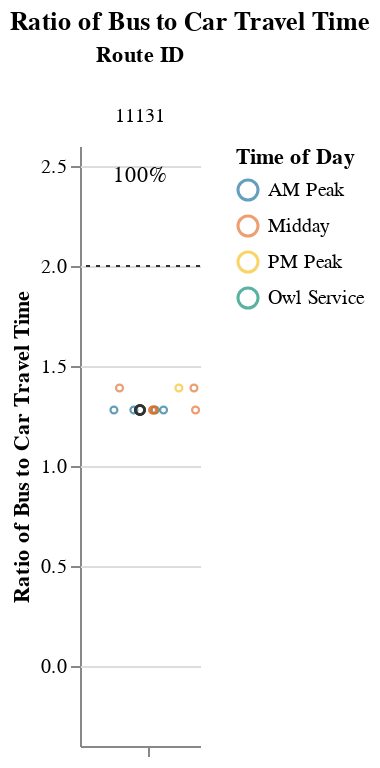
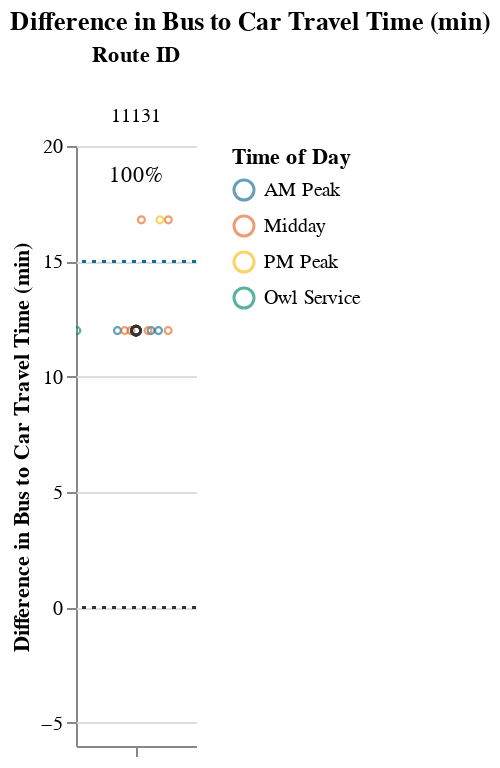

The notebook cell saved with these charts, in order:
### Markdown cell above
## Viable Competitive Routes
### Short Routes (< 1 hr)

### Code cell
# Allow for possibility that operator doesn't have routes that fall into certain route_groups
# But, jupyterbook will not like markdown with f-string
# separate out route_group and put in each cell, and use try/except + if to display...
# but all 3 route groups must be displayed. just add sentence about why no routes were returned at the end
route_group = "short"
try:
    subset_routes, mult, diff  = setup_charts(df, PCT_COMPETITIVE_THRESHOLD, route_group)
    
    if len(subset_routes) > 0:
        display(
            Markdown(
                f"{CAPTIONS_DICT[route_group]}"
                "Within each route group, routes are sorted in descending order "
                "by % competitive trips and # trips below the additional time cut-off."
            )
        )

        display(mult)
        display(diff)
except:
    print("No routes meet this criteria.")

### Figure 1 — Vega-Lite specification as saved in the notebook (floating-point values rounded to 4 significant figures)
{"config": {"view": {"continuousWidth": 400, "continuousHeight": 300, "stroke": null}, "facet": {"spacing": 0}}, "data": {"name": "data-5fb9f20070d05429487f5c6e23a5258e"}, "facet": {"column": {"field": "route_id", "sort": ["11131"], "title": "Route ID", "type": "nominal"}}, "spec": {"layer": [{"mark": {"type": "point", "opacity": 0.65, "size": 12, "strokeWidth": 1.1}, "encoding": {"color": {"field": "time_of_day", "scale": {"range": ["#136C97", "#E16B26", "#F6BF16", "#00896B", "#7790A3", "#5B559C"]}, "sort": ["AM Peak", "Midday", "PM Peak", "Owl Service"], "title": "Time of Day", "type": "nominal"}, "tooltip": [{"field": "route_id", "type": "nominal"}, {"field": "trip_id", "type": "nominal"}, {"field": "service_hours", "type": "quantitative"}, {"field": "car_duration_hours", "type": "quantitative"}, {"field": "bus_multiplier", "type": "quantitative"}, {"field": "bus_difference", "type": "quantitative"}, {"field": "num_trips", "type": "quantitative"}, {"field": "num_competitive", "type": "quantitative"}, {"field": "pct_trips_competitive", "type": "quantitative"}, {"field": "p25", "type": "quantitative"}, {"field": "p50", "type": "quantitative"}, {"field": "p75", "type": "quantitative"}], "x": {"axis": {"grid": false, "labels": false, "ticks": true, "values": [0]}, "field": "jitter", "scale": {}, "title": null, "type": "quantitative"}, "y": {"field": "bus_multiplier", "scale": {"domain": [-0.25, 2.5]}, "title": "Ratio of Bus to Car Travel Time", "type": "quantitative"}}, "selection": {"selector001": {"type": "interval", "bind": "scales", "encodings": ["x", "y"]}}, "transform": [{"calculate": "sqrt(-2*log(random()))*cos(2*PI*random())", "as": "jitter"}], "width": 60}, {"layer": [{"mark": {"type": "point", "opacity": 0.6, "size": 20, "strokeWidth": 1.3}, "encoding": {"color": {"value": "#323434"}, "y": {"field": "bus_multiplier", "type": "quantitative"}}, "transform": [{"filter": "(datum.p50_trip === 1)"}]}, {"mark": {"type": "rule", "strokeDash": [2, 3]}, "encoding": {"color": {"value": "#323434"}, "y": {"field": "cutoff", "type": "quantitative"}}}, {"mark": {"type": "text", "align": "center", "baseline": "middle"}, "encoding": {"color": {"value": "black"}, "text": {"field": "pct_trips_competitive", "format": ".0%", "type": "quantitative"}, "tooltip": [{"field": "route_id", "type": "nominal"}, {"field": "trip_id", "type": "nominal"}, {"field": "service_hours", "type": "quantitative"}, {"field": "car_duration_hours", "type": "quantitative"}, {"field": "bus_multiplier", "type": "quantitative"}, {"field": "bus_difference", "type": "quantitative"}, {"field": "num_trips", "type": "quantitative"}, {"field": "num_competitive", "type": "quantitative"}, {"field": "pct_trips_competitive", "type": "quantitative"}, {"field": "p25", "type": "quantitative"}, {"field": "p50", "type": "quantitative"}, {"field": "p75", "type": "quantitative"}], "x": {"value": 30}, "y": {"value": 15}}, "transform": [{"calculate": "sqrt(-2*log(random()))*cos(2*PI*random())", "as": "jitter"}, {"filter": "(datum.fastest_trip === 1)"}]}]}]}, "resolve": {"scale": {"y": "shared"}}, "title": "Ratio of Bus to Car Travel Time", "$schema": "https://vega.github.io/schema/vega-lite/v4.17.0.json", "datasets": {"data-5fb9f20070d05429487f5c6e23a5258e": [{"calitp_itp_id": 210, "trip_key": 3341563905747822614, "trip_id": "t_306562_b_16225_tn_0", "shape_id": "p_178929", "route_id": "11131", "service_hours": 0.92, "trip_first_departure_ts": 30000, "trip_last_arrival_ts": 33300, "departure_hour": 8, "time_of_day": "AM Peak", "p25": 0.92, "p50": 0.92, "p75": 0.96, "p50_trip": 1, "fastest_trip": 0, "car_duration_hours": 0.72, "competitive_route": 1, "bus_multiplier": 1.28, "bus_difference": 12.0, "num_trips": 11, "num_competitive": 11, "pct_trips_competitive": 1.0, "bus_difference_spread": 4.8, "route_group": "short", "max_trip_hrs": 1.0, "max_trip_route_group": 1.0, "name": "City of Moorpark", "caltrans_district": "07 - Los Angeles", "drmt_organization_name": null, "cutoff2": 15.0, "cutoff": 2}, {"calitp_itp_id": 210, "trip_key": -2130872789536584285, "trip_id": "t_306559_b_16225_tn_0", "shape_id": "p_178928", "route_id": "11131", "service_hours": 0.92, "trip_first_departure_ts": 22500, "trip_last_arrival_ts": 25800, "departure_hour": 6, "time_of_day": "Owl Service", "p25": 0.92, "p50": 0.92, "p75": 0.96, "p50_trip": 1, "fastest_trip": 0, "car_duration_hours": 0.72, "competitive_route": 1, "bus_multiplier": 1.28, "bus_difference": 12.0, "num_trips": 11, "num_competitive": 11, "pct_trips_competitive": 1.0, "bus_difference_spread": 4.8, "route_group": "short", "max_trip_hrs": 1.0, "max_trip_route_group": 1.0, "name": "City of Moorpark", "caltrans_district": "07 - Los Angeles", "drmt_organization_name": null, "cutoff2": 15.0, "cutoff": 2}, {"calitp_itp_id": 210, "trip_key": 5586849125469743557, "trip_id": "t_306560_b_16225_tn_0", "shape_id": "p_178929", "route_id": "11131", "service_hours": 0.92, "trip_first_departure_ts": 26400, "trip_last_arrival_ts": 29700, "departure_hour": 7, "time_of_day": "AM Peak", "p25": 0.92, "p50": 0.92, "p75": 0.96, "p50_trip": 1, "fastest_trip": 0, "car_duration_hours": 0.72, "competitive_route": 1, "bus_multiplier": 1.28, "bus_difference": 12.0, "num_trips": 11, "num_competitive": 11, "pct_trips_competitive": 1.0, "bus_difference_spread": 4.8, "route_group": "short", "max_trip_hrs": 1.0, "max_trip_route_group": 1.0, "name": "City of Moorpark", "caltrans_district": "07 - Los Angeles", "drmt_organization_name": null, "cutoff2": 15.0, "cutoff": 2}, {"calitp_itp_id": 210, "trip_key": -405197724949488178, "trip_id": "t_306561_b_16225_tn_0", "shape_id": "p_178929", "route_id": "11131", "service_hours": 0.92, "trip_first_departure_ts": 34200, "trip_last_arrival_ts": 37500, "departure_hour": 9, "time_of_day": "AM Peak", "p25": 0.92, "p50": 0.92, "p75": 0.96, "p50_trip": 1, "fastest_trip": 0, "car_duration_hours": 0.72, "competitive_route": 1, "bus_multiplier": 1.28, "bus_difference": 12.0, "num_trips": 11, "num_competitive": 11, "pct_trips_competitive": 1.0, "bus_difference_spread": 4.8, "route_group": "short", "max_trip_hrs": 1.0, "max_trip_route_group": 1.0, "name": "City of Moorpark", "caltrans_district": "07 - Los Angeles", "drmt_organization_name": null, "cutoff2": 15.0, "cutoff": 2}, {"calitp_itp_id": 210, "trip_key": -5679256309080196942, "trip_id": "t_306566_b_16225_tn_0", "shape_id": "p_178929", "route_id": "11131", "service_hours": 0.92, "trip_first_departure_ts": 49500, "trip_last_arrival_ts": 52800, "departure_hour": 13, "time_of_day": "Midday", "p25": 0.92, "p50": 0.92, "p75": 0.96, "p50_trip": 1, "fastest_trip": 0, "car_duration_hours": 0.72, "competitive_route": 1, "bus_multiplier": 1.28, "bus_difference": 12.0, "num_trips": 11, "num_competitive": 11, "pct_trips_competitive": 1.0, "bus_difference_spread": 4.8, "route_group": "short", "max_trip_hrs": 1.0, "max_trip_route_group": 1.0, "name": "City of Moorpark", "caltrans_district": "07 - Los Angeles", "drmt_organization_name": null, "cutoff2": 15.0, "cutoff": 2}, {"calitp_itp_id": 210, "trip_key": 1752313231697081193, "trip_id": "t_306563_b_16225_tn_0", "shape_id": "p_178929", "route_id": "11131", "service_hours": 0.92, "trip_first_departure_ts": 37800, "trip_last_arrival_ts": 41100, "departure_hour": 10, "time_of_day": "Midday", "p25": 0.92, "p50": 0.92, "p75": 0.96, "p50_trip": 1, "fastest_trip": 0, "car_duration_hours": 0.72, "competitive_route": 1, "bus_multiplier": 1.28, "bus_difference": 12.0, "num_trips": 11, "num_competitive": 11, "pct_trips_competitive": 1.0, "bus_difference_spread": 4.8, "route_group": "short", "max_trip_hrs": 1.0, "max_trip_route_group": 1.0, "name": "City of Moorpark", "caltrans_district": "07 - Los Angeles", "drmt_organization_name": null, "cutoff2": 15.0, "cutoff": 2}, {"calitp_itp_id": 210, "trip_key": -7827830937952307456, "trip_id": "t_306564_b_16225_tn_0", "shape_id": "p_178929", "route_id": "11131", "service_hours": 0.92, "trip_first_departure_ts": 41400, "trip_last_arrival_ts": 44700, "departure_hour": 11, "time_of_day": "Midday", "p25": 0.92, "p50": 0.92, "p75": 0.96, "p50_trip": 1, "fastest_trip": 0, "car_duration_hours": 0.72, "competitive_route": 1, "bus_multiplier": 1.28, "bus_difference": 12.0, "num_trips": 11, "num_competitive": 11, "pct_trips_competitive": 1.0, "bus_difference_spread": 4.8, "route_group": "short", "max_trip_hrs": 1.0, "max_trip_route_group": 1.0, "name": "City of Moorpark", "caltrans_district": "07 - Los Angeles", "drmt_organization_name": null, "cutoff2": 15.0, "cutoff": 2}, {"calitp_itp_id": 210, "trip_key": -1356107766269570840, "trip_id": "t_306567_b_16225_tn_0", "shape_id": "p_178929", "route_id": "11131", "service_hours": 0.92, "trip_first_departure_ts": 53100, "trip_last_arrival_ts": 56400, "departure_hour": 14, "time_of_day": "Midday", "p25": 0.92, "p50": 0.92, "p75": 0.96, "p50_trip": 1, "fastest_trip": 1, "car_duration_hours": 0.72, "competitive_route": 1, "bus_multiplier": 1.28, "bus_difference": 12.0, "num_trips": 11, "num_competitive": 11, "pct_trips_competitive": 1.0, "bus_difference_spread": 4.8, "route_group": "short", "max_trip_hrs": 1.0, "max_trip_route_group": 1.0, "name": "City of Moorpark", "caltrans_district": "07 - Los Angeles", "drmt_organization_name": null, "cutoff2": 15.0, "cutoff": 2}, {"calitp_itp_id": 210, "trip_key": 5918490509608406939, "trip_id": "t_306565_b_16225_tn_0", "shape_id": "p_178929", "route_id": "11131", "service_hours": 1.0, "trip_first_departure_ts": 45600, "trip_last_arrival_ts": 49200, "departure_hour": 12, "time_of_day": "Midday", "p25": 0.92, "p50": 0.92, "p75": 0.96, "p50_trip": 0, "fastest_trip": 0, "car_duration_hours": 0.72, "competitive_route": 1, "bus_multiplier": 1.39, "bus_difference": 16.8, "num_trips": 11, "num_competitive": 11, "pct_trips_competitive": 1.0, "bus_difference_spread": 4.8, "route_group": "short", "max_trip_hrs": 1.0, "max_trip_route_group": 1.0, "name": "City of Moorpark", "caltrans_district": "07 - Los Angeles", "drmt_organization_name": null, "cutoff2": 15.0, "cutoff": 2}, {"calitp_itp_id": 210, "trip_key": -1924256971193609396, "trip_id": "t_306568_b_16225_tn_0", "shape_id": "p_178919", "route_id": "11131", "service_hours": 1.0, "trip_first_departure_ts": 57300, "trip_last_arrival_ts": 60900, "departure_hour": 15, "time_of_day": "Midday", "p25": 0.92, "p50": 0.92, "p75": 0.96, "p50_trip": 0, "fastest_trip": 0, "car_duration_hours": 0.72, "competitive_route": 1, "bus_multiplier": 1.39, "bus_difference": 16.8, "num_trips": 11, "num_competitive": 11, "pct_trips_competitive": 1.0, "bus_difference_spread": 4.8, "route_group": "short", "max_trip_hrs": 1.0, "max_trip_route_group": 1.0, "name": "City of Moorpark", "caltrans_district": "07 - Los Angeles", "drmt_organization_name": null, "cutoff2": 15.0, "cutoff": 2}, {"calitp_itp_id": 210, "trip_key": -4812399808938426988, "trip_id": "t_306569_b_16225_tn_0", "shape_id": "p_178919", "route_id": "11131", "service_hours": 1.0, "trip_first_departure_ts": 61500, "trip_last_arrival_ts": 65100, "departure_hour": 17, "time_of_day": "PM Peak", "p25": 0.92, "p50": 0.92, "p75": 0.96, "p50_trip": 0, "fastest_trip": 0, "car_duration_hours": 0.72, "competitive_route": 1, "bus_multiplier": 1.39, "bus_difference": 16.8, "num_trips": 11, "num_competitive": 11, "pct_trips_competitive": 1.0, "bus_difference_spread": 4.8, "route_group": "short", "max_trip_hrs": 1.0, "max_trip_route_group": 1.0, "name": "City of Moorpark", "caltrans_district": "07 - Los Angeles", "drmt_organization_name": null, "cutoff2": 15.0, "cutoff": 2}]}}

### Figure 2 — Vega-Lite specification as saved in the notebook (floating-point values rounded to 4 significant figures)
{"config": {"view": {"continuousWidth": 400, "continuousHeight": 300, "stroke": null}, "facet": {"spacing": 0}}, "data": {"name": "data-1031f9372576d29437758a2fb2acc3da"}, "facet": {"column": {"field": "route_id", "sort": ["11131"], "title": "Route ID", "type": "nominal"}}, "spec": {"layer": [{"mark": {"type": "point", "opacity": 0.65, "size": 12, "strokeWidth": 1.1}, "encoding": {"color": {"field": "time_of_day", "scale": {"range": ["#136C97", "#E16B26", "#F6BF16", "#00896B", "#7790A3", "#5B559C"]}, "sort": ["AM Peak", "Midday", "PM Peak", "Owl Service"], "title": "Time of Day", "type": "nominal"}, "tooltip": [{"field": "route_id", "type": "nominal"}, {"field": "trip_id", "type": "nominal"}, {"field": "service_hours", "type": "quantitative"}, {"field": "car_duration_hours", "type": "quantitative"}, {"field": "bus_multiplier", "type": "quantitative"}, {"field": "bus_difference", "type": "quantitative"}, {"field": "num_trips", "type": "quantitative"}, {"field": "num_competitive", "type": "quantitative"}, {"field": "pct_trips_competitive", "type": "quantitative"}, {"field": "p25", "type": "quantitative"}, {"field": "p50", "type": "quantitative"}, {"field": "p75", "type": "quantitative"}], "x": {"axis": {"grid": false, "labels": false, "ticks": true, "values": [0]}, "field": "jitter", "scale": {}, "title": null, "type": "quantitative"}, "y": {"field": "bus_difference", "scale": {"domain": [-5, 20.0]}, "title": "Difference in Bus to Car Travel Time (min)", "type": "quantitative"}}, "selection": {"selector002": {"type": "interval", "bind": "scales", "encodings": ["x", "y"]}}, "transform": [{"calculate": "sqrt(-2*log(random()))*cos(2*PI*random())", "as": "jitter"}], "width": 60}, {"layer": [{"mark": {"type": "point", "opacity": 0.6, "size": 20, "strokeWidth": 1.3}, "encoding": {"color": {"value": "#323434"}, "y": {"field": "bus_difference", "type": "quantitative"}}, "transform": [{"filter": "(datum.p50_trip === 1)"}]}, {"mark": {"type": "rule", "strokeDash": [2, 3]}, "encoding": {"color": {"value": "#323434"}, "y": {"field": "cutoff", "type": "quantitative"}}}, {"mark": {"type": "rule", "strokeDash": [2, 3]}, "encoding": {"color": {"value": "#136C97"}, "y": {"field": "cutoff2", "type": "quantitative"}}}, {"mark": {"type": "text", "align": "center", "baseline": "middle"}, "encoding": {"color": {"value": "black"}, "text": {"field": "pct_trips_competitive", "format": ".0%", "type": "quantitative"}, "tooltip": [{"field": "route_id", "type": "nominal"}, {"field": "trip_id", "type": "nominal"}, {"field": "service_hours", "type": "quantitative"}, {"field": "car_duration_hours", "type": "quantitative"}, {"field": "bus_multiplier", "type": "quantitative"}, {"field": "bus_difference", "type": "quantitative"}, {"field": "num_trips", "type": "quantitative"}, {"field": "num_competitive", "type": "quantitative"}, {"field": "pct_trips_competitive", "type": "quantitative"}, {"field": "p25", "type": "quantitative"}, {"field": "p50", "type": "quantitative"}, {"field": "p75", "type": "quantitative"}], "x": {"value": 30}, "y": {"value": 15}}, "transform": [{"calculate": "sqrt(-2*log(random()))*cos(2*PI*random())", "as": "jitter"}, {"filter": "(datum.fastest_trip === 1)"}]}]}]}, "resolve": {"scale": {"y": "shared"}}, "title": "Difference in Bus to Car Travel Time (min)", "$schema": "https://vega.github.io/schema/vega-lite/v4.17.0.json", "datasets": {"data-1031f9372576d29437758a2fb2acc3da": [{"calitp_itp_id": 210, "trip_key": 3341563905747822614, "trip_id": "t_306562_b_16225_tn_0", "shape_id": "p_178929", "route_id": "11131", "service_hours": 0.92, "trip_first_departure_ts": 30000, "trip_last_arrival_ts": 33300, "departure_hour": 8, "time_of_day": "AM Peak", "p25": 0.92, "p50": 0.92, "p75": 0.96, "p50_trip": 1, "fastest_trip": 0, "car_duration_hours": 0.72, "competitive_route": 1, "bus_multiplier": 1.28, "bus_difference": 12.0, "num_trips": 11, "num_competitive": 11, "pct_trips_competitive": 1.0, "bus_difference_spread": 4.8, "route_group": "short", "max_trip_hrs": 1.0, "max_trip_route_group": 1.0, "name": "City of Moorpark", "caltrans_district": "07 - Los Angeles", "drmt_organization_name": null, "cutoff2": 15.0, "cutoff": 0}, {"calitp_itp_id": 210, "trip_key": -2130872789536584285, "trip_id": "t_306559_b_16225_tn_0", "shape_id": "p_178928", "route_id": "11131", "service_hours": 0.92, "trip_first_departure_ts": 22500, "trip_last_arrival_ts": 25800, "departure_hour": 6, "time_of_day": "Owl Service", "p25": 0.92, "p50": 0.92, "p75": 0.96, "p50_trip": 1, "fastest_trip": 0, "car_duration_hours": 0.72, "competitive_route": 1, "bus_multiplier": 1.28, "bus_difference": 12.0, "num_trips": 11, "num_competitive": 11, "pct_trips_competitive": 1.0, "bus_difference_spread": 4.8, "route_group": "short", "max_trip_hrs": 1.0, "max_trip_route_group": 1.0, "name": "City of Moorpark", "caltrans_district": "07 - Los Angeles", "drmt_organization_name": null, "cutoff2": 15.0, "cutoff": 0}, {"calitp_itp_id": 210, "trip_key": 5586849125469743557, "trip_id": "t_306560_b_16225_tn_0", "shape_id": "p_178929", "route_id": "11131", "service_hours": 0.92, "trip_first_departure_ts": 26400, "trip_last_arrival_ts": 29700, "departure_hour": 7, "time_of_day": "AM Peak", "p25": 0.92, "p50": 0.92, "p75": 0.96, "p50_trip": 1, "fastest_trip": 0, "car_duration_hours": 0.72, "competitive_route": 1, "bus_multiplier": 1.28, "bus_difference": 12.0, "num_trips": 11, "num_competitive": 11, "pct_trips_competitive": 1.0, "bus_difference_spread": 4.8, "route_group": "short", "max_trip_hrs": 1.0, "max_trip_route_group": 1.0, "name": "City of Moorpark", "caltrans_district": "07 - Los Angeles", "drmt_organization_name": null, "cutoff2": 15.0, "cutoff": 0}, {"calitp_itp_id": 210, "trip_key": -405197724949488178, "trip_id": "t_306561_b_16225_tn_0", "shape_id": "p_178929", "route_id": "11131", "service_hours": 0.92, "trip_first_departure_ts": 34200, "trip_last_arrival_ts": 37500, "departure_hour": 9, "time_of_day": "AM Peak", "p25": 0.92, "p50": 0.92, "p75": 0.96, "p50_trip": 1, "fastest_trip": 0, "car_duration_hours": 0.72, "competitive_route": 1, "bus_multiplier": 1.28, "bus_difference": 12.0, "num_trips": 11, "num_competitive": 11, "pct_trips_competitive": 1.0, "bus_difference_spread": 4.8, "route_group": "short", "max_trip_hrs": 1.0, "max_trip_route_group": 1.0, "name": "City of Moorpark", "caltrans_district": "07 - Los Angeles", "drmt_organization_name": null, "cutoff2": 15.0, "cutoff": 0}, {"calitp_itp_id": 210, "trip_key": -5679256309080196942, "trip_id": "t_306566_b_16225_tn_0", "shape_id": "p_178929", "route_id": "11131", "service_hours": 0.92, "trip_first_departure_ts": 49500, "trip_last_arrival_ts": 52800, "departure_hour": 13, "time_of_day": "Midday", "p25": 0.92, "p50": 0.92, "p75": 0.96, "p50_trip": 1, "fastest_trip": 0, "car_duration_hours": 0.72, "competitive_route": 1, "bus_multiplier": 1.28, "bus_difference": 12.0, "num_trips": 11, "num_competitive": 11, "pct_trips_competitive": 1.0, "bus_difference_spread": 4.8, "route_group": "short", "max_trip_hrs": 1.0, "max_trip_route_group": 1.0, "name": "City of Moorpark", "caltrans_district": "07 - Los Angeles", "drmt_organization_name": null, "cutoff2": 15.0, "cutoff": 0}, {"calitp_itp_id": 210, "trip_key": 1752313231697081193, "trip_id": "t_306563_b_16225_tn_0", "shape_id": "p_178929", "route_id": "11131", "service_hours": 0.92, "trip_first_departure_ts": 37800, "trip_last_arrival_ts": 41100, "departure_hour": 10, "time_of_day": "Midday", "p25": 0.92, "p50": 0.92, "p75": 0.96, "p50_trip": 1, "fastest_trip": 0, "car_duration_hours": 0.72, "competitive_route": 1, "bus_multiplier": 1.28, "bus_difference": 12.0, "num_trips": 11, "num_competitive": 11, "pct_trips_competitive": 1.0, "bus_difference_spread": 4.8, "route_group": "short", "max_trip_hrs": 1.0, "max_trip_route_group": 1.0, "name": "City of Moorpark", "caltrans_district": "07 - Los Angeles", "drmt_organization_name": null, "cutoff2": 15.0, "cutoff": 0}, {"calitp_itp_id": 210, "trip_key": -7827830937952307456, "trip_id": "t_306564_b_16225_tn_0", "shape_id": "p_178929", "route_id": "11131", "service_hours": 0.92, "trip_first_departure_ts": 41400, "trip_last_arrival_ts": 44700, "departure_hour": 11, "time_of_day": "Midday", "p25": 0.92, "p50": 0.92, "p75": 0.96, "p50_trip": 1, "fastest_trip": 0, "car_duration_hours": 0.72, "competitive_route": 1, "bus_multiplier": 1.28, "bus_difference": 12.0, "num_trips": 11, "num_competitive": 11, "pct_trips_competitive": 1.0, "bus_difference_spread": 4.8, "route_group": "short", "max_trip_hrs": 1.0, "max_trip_route_group": 1.0, "name": "City of Moorpark", "caltrans_district": "07 - Los Angeles", "drmt_organization_name": null, "cutoff2": 15.0, "cutoff": 0}, {"calitp_itp_id": 210, "trip_key": -1356107766269570840, "trip_id": "t_306567_b_16225_tn_0", "shape_id": "p_178929", "route_id": "11131", "service_hours": 0.92, "trip_first_departure_ts": 53100, "trip_last_arrival_ts": 56400, "departure_hour": 14, "time_of_day": "Midday", "p25": 0.92, "p50": 0.92, "p75": 0.96, "p50_trip": 1, "fastest_trip": 1, "car_duration_hours": 0.72, "competitive_route": 1, "bus_multiplier": 1.28, "bus_difference": 12.0, "num_trips": 11, "num_competitive": 11, "pct_trips_competitive": 1.0, "bus_difference_spread": 4.8, "route_group": "short", "max_trip_hrs": 1.0, "max_trip_route_group": 1.0, "name": "City of Moorpark", "caltrans_district": "07 - Los Angeles", "drmt_organization_name": null, "cutoff2": 15.0, "cutoff": 0}, {"calitp_itp_id": 210, "trip_key": 5918490509608406939, "trip_id": "t_306565_b_16225_tn_0", "shape_id": "p_178929", "route_id": "11131", "service_hours": 1.0, "trip_first_departure_ts": 45600, "trip_last_arrival_ts": 49200, "departure_hour": 12, "time_of_day": "Midday", "p25": 0.92, "p50": 0.92, "p75": 0.96, "p50_trip": 0, "fastest_trip": 0, "car_duration_hours": 0.72, "competitive_route": 1, "bus_multiplier": 1.39, "bus_difference": 16.8, "num_trips": 11, "num_competitive": 11, "pct_trips_competitive": 1.0, "bus_difference_spread": 4.8, "route_group": "short", "max_trip_hrs": 1.0, "max_trip_route_group": 1.0, "name": "City of Moorpark", "caltrans_district": "07 - Los Angeles", "drmt_organization_name": null, "cutoff2": 15.0, "cutoff": 0}, {"calitp_itp_id": 210, "trip_key": -1924256971193609396, "trip_id": "t_306568_b_16225_tn_0", "shape_id": "p_178919", "route_id": "11131", "service_hours": 1.0, "trip_first_departure_ts": 57300, "trip_last_arrival_ts": 60900, "departure_hour": 15, "time_of_day": "Midday", "p25": 0.92, "p50": 0.92, "p75": 0.96, "p50_trip": 0, "fastest_trip": 0, "car_duration_hours": 0.72, "competitive_route": 1, "bus_multiplier": 1.39, "bus_difference": 16.8, "num_trips": 11, "num_competitive": 11, "pct_trips_competitive": 1.0, "bus_difference_spread": 4.8, "route_group": "short", "max_trip_hrs": 1.0, "max_trip_route_group": 1.0, "name": "City of Moorpark", "caltrans_district": "07 - Los Angeles", "drmt_organization_name": null, "cutoff2": 15.0, "cutoff": 0}, {"calitp_itp_id": 210, "trip_key": -4812399808938426988, "trip_id": "t_306569_b_16225_tn_0", "shape_id": "p_178919", "route_id": "11131", "service_hours": 1.0, "trip_first_departure_ts": 61500, "trip_last_arrival_ts": 65100, "departure_hour": 17, "time_of_day": "PM Peak", "p25": 0.92, "p50": 0.92, "p75": 0.96, "p50_trip": 0, "fastest_trip": 0, "car_duration_hours": 0.72, "competitive_route": 1, "bus_multiplier": 1.39, "bus_difference": 16.8, "num_trips": 11, "num_competitive": 11, "pct_trips_competitive": 1.0, "bus_difference_spread": 4.8, "route_group": "short", "max_trip_hrs": 1.0, "max_trip_route_group": 1.0, "name": "City of Moorpark", "caltrans_district": "07 - Los Angeles", "drmt_organization_name": null, "cutoff2": 15.0, "cutoff": 0}]}}
